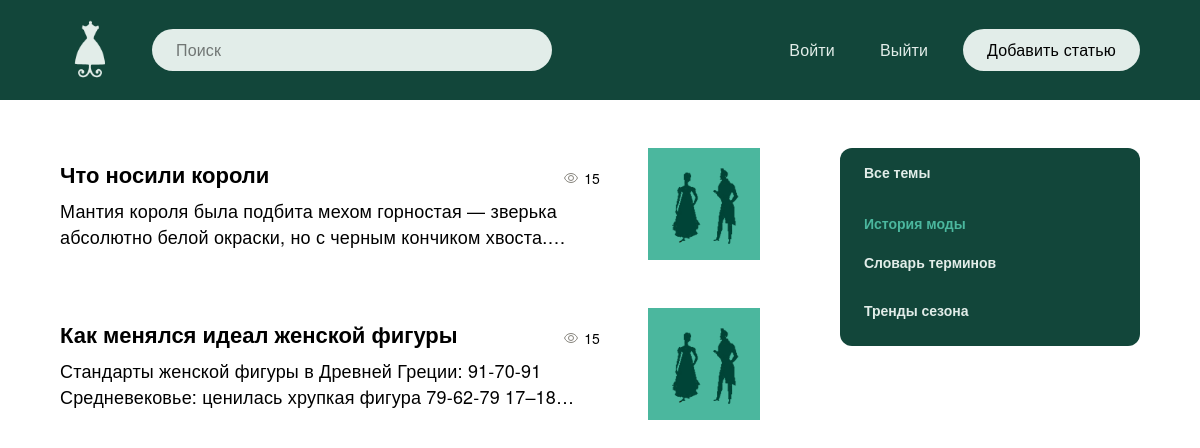
The page /top/istoriya-mody/ on the database its author committed.
### blog/models.py (models this page shows, shortened)
class Blog(models.Model):
    title = models.CharField(max_length=255, verbose_name='Заглавие')
    slug = models.SlugField(max_length=255, unique=True, verbose_name='URL')
    content = models.TextField(blank=True, verbose_name='Контент')
    photo = models.ImageField(upload_to='photos/%Y/%m/%d/', blank=True, verbose_name='Лого темы')
    time_created = models.DateTimeField(auto_now_add=True, verbose_name='Дата публикации')
    time_update = models.DateTimeField(auto_now=True, verbose_name='Дата обновления')
    is_published = models.BooleanField(default=True, verbose_name='Опубликовано')
    topic = models.ForeignKey('Topic', on_delete=models.PROTECT, verbose_name='Тема')
    def get_absolute_url(self):
        return reverse('post', kwargs={'post_slug': self.slug})
    class Meta:
        verbose_name = 'Пост'
        verbose_name_plural = 'Посты'
        ordering = ['-time_created']

class Topic(models.Model):
    name = models.CharField(max_length=200, verbose_name='Тема')
    slug = models.SlugField(max_length=200, unique=True, verbose_name='URL')
    def __str__(self):
        return self.name
    def get_absolute_url(self):
        return reverse('top', kwargs={'top_slug': self.slug})
    class Meta:
        verbose_name = 'Тема'
        verbose_name_plural = 'Темы'

### blog/views.py (the view)
# urls.py: path('top/<slug:top_slug>/', BlogTopic.as_view(), name='top'),
class BlogTopic(DataMixin, ListView):
    model = Blog
    template_name = 'blog/index.html'
    context_object_name = 'posts'
    allow_empty = False
    def get_queryset(self):
        return Blog.objects.filter(topic__slug=self.kwargs['top_slug'], is_published=True).select_related('topic')
    def get_context_data(self, *, object_list=None, **kwargs):
        context = super().get_context_data(**kwargs)
        t = Topic.objects.get(slug=self.kwargs['top_slug'])
        t_def = self.get_user_context(title=str(t.name), topic_selected=t.pk)
        return dict(list(context.items()) + list(t_def.items()))

### blog/utils.py (called while the page is built)
    def get_user_context(self, **kwargs):
        context = kwargs
        topics = Topic.objects.annotate(Count('blog'))
        context['topics'] = topics
        if 'topic_selected' not in context:
            context['topic_selected'] = 0
        return context

### blog/templates/blog/index.html (shortened to what this page needs)
{% extends 'blog/base.html' %}
{% load static%}
{% block content %}
			<div class="main__content">
				<div class="articles">
					<ul class="articles__list">
						{% for p in posts %}
						<li>
							<div class="article">
								<div class="article__main">
									<div class="article__left">
										<div class="article__top">
											<a href="{{ p.get_absolute_url }}" class="article__title">
												{{ p.title }}
											</a>
											<div class="views">
												<span class="views__num">15</span>
											</div>
										</div>
										<div class="article__text">
											<p>
												{{ p.content }}
											</p>
										</div>
									</div>
									<div class="article__right">
										{% if p.photo %}
										<a href="{{ p.get_absolute_url }}">
										<img
												src="{{ p.photo.url }}"
												width={112}
												height={112}
												alt="{{ p.topic }}"
										/>
										</a>
										{% endif %}
									</div>
								</div>
							</div>
						</li>
						{% endfor %}
					</ul>
				</div>
			</div>
{% endblock %}

### blog/templates/blog/base.html (shortened to what this page needs)
<!doctype html>
{% load static %}
{% load blog_tags %}
<html lang="ru">
  <head>
    <link rel="stylesheet" href="{% static 'css/style.css' %}">
  </head>
  <body>
    {% include 'blog/navbar.html' %}
    <main class="main">
	<div class="container">
		<div class="main__wrapper">
        {% block content %}
        {% endblock %}
        <div class="sidebar">
          <div class="categories">
                  <ul class="categories__list">
                    {% if topic_selected == 0 %}
                      <li class="selected__item">Все темы</li>
                    {% else %}
                      <li class="categories__item"><a href="{% url 'index' %}">Все темы</a></li>
                    {% endif %}
                    {% for t in topics %}
                        {% if t.blog__count > 0 %}
                            {% if t.pk == topic_selected %}
                                <li class="selected__item">{{ t.name }}</li>
                            {% else %}
                                <li class="categories__item"><a href="{{ t.get_absolute_url }}">{{ t.name }}</a></li>
                            {% endif %}
                      {% endif %}
                    {% endfor%}
                  </ul>
            </div>
            </div>
        </div>
	</div>
</main>
</body>
</html>

### blog/static/css/style.css (style rules this page uses)
*, *::before, *::after { box-sizing: border-box; }
html, body { margin: 0; padding: 0; }
html { font-family: 'Helvetica Neue', 'Arial', sans-serif; font-style: normal; font-weight: 400; font-size: 16px; line-height: 24px; color: black; background-color: #FFFFFF; -webkit-font-smoothing: antialiased; -moz-osx-font-smoothing: grayscale; text-rendering: optimizeLegibility; }
body { width: 100%; height: 100%; background-color: white; }
a { color: black; text-decoration: none; }
img, video { display: block; max-width: 100%; height: auto; }
svg { max-height: 100%; max-width: 100%; }
.container { max-width: 1920px; margin: 0 auto; padding: 0 60px; }
.main__wrapper { position: relative; display: flex; gap: 80px; margin-top: 48px; margin-bottom: 48px; }
.main__content { width: calc(100% - 300px - 80px); }
.sidebar { width: 300px; }
.categories__list { display: grid; grid-template-columns: 1fr; gap: 12px; list-style: none; margin: 0; background-color: #12463A; padding: 12px 0; border-radius: 12px; }
.categories__item { margin-right: 28px; margin-bottom: 12px; }
.selected__item, .categories__item a { font-family: 'Helvetica Neue', 'Arial', sans-serif; font-weight: 700; font-size: 14px; line-height: 20px; padding: 5px 24px; }
.categories__item a { color: #E2EDE9; }
.selected__item { color: #4BB79E; }
.articles__list { display: grid; grid-template-columns: 1fr; gap: 24px; list-style: none; margin: 0; padding: 0; }
.views { display: flex; align-items: center; }
.views__num { font-family: 'Helvetica Neue', 'Arial', sans-serif; font-weight: 400; font-size: 14px; line-height: 20px; letter-spacing: 0.01em; color: #000000; margin-left: 5px; }
.article__main { display: flex; align-items: center; margin-bottom: 24px; }
.article__top { display: grid; grid-template-columns: 1fr auto; gap: 24px; }
.article__left { width: 100%; }
.article__title { font-family: 'Helvetica Neue', 'Arial', sans-serif; font-weight: 700; font-size: 22px; line-height: 30px; color: #000000; display: -webkit-box; -webkit-line-clamp: 2; -webkit-box-orient: vertical; overflow: hidden; margin-bottom: 8px; }
.article__text { font-family: 'Helvetica Neue', 'Arial', sans-serif; font-weight: 400; font-size: 18px; line-height: 26px; letter-spacing: 0.01em; color: #000000; display: -webkit-box; -webkit-line-clamp: 2; -webkit-box-orient: vertical; overflow: hidden; }
.article__text p { margin: 0; }
.article__right { display: flex; align-items: center; justify-content: center; min-width: 112px; min-height: 112px; width: 112px; height: 112px; background: #4BB79E; padding: 16px; margin-left: 48px; }
.article__right img { width: 100%; height: 80px; max-width: 100%; max-height: 80px; }

### rows shown on the page
Blog: title "Что носили короли", content "Мантия короля была подбита мехом горностая — зверька абсолютно белой окраски, но с черным кончиком…", photo (picture)
Blog: title "Как менялся идеал женской фигуры", content "Стандарты женской фигуры в Древней Греции: 91-70-91 Средневековье: ценилась хрупкая фигура 79-62-79…", photo (picture)
Topic: name "История моды"
Topic: name "Словарь терминов"
Topic: name "Тренды сезона"
